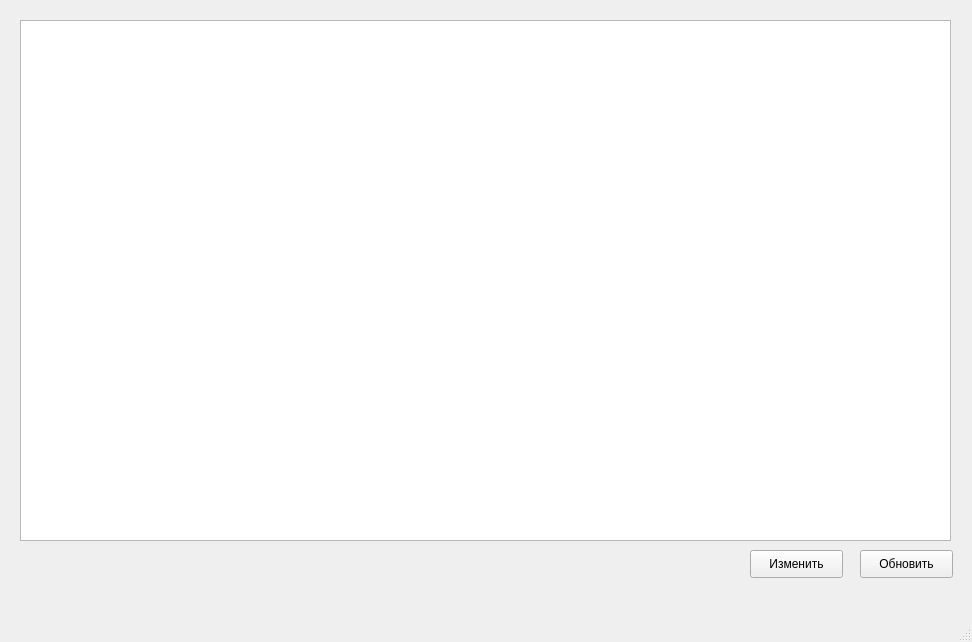
<?xml version="1.0" encoding="UTF-8"?>
<ui version="4.0">
 <class>MainWindow</class>
 <widget class="QMainWindow" name="MainWindow">
  <property name="geometry">
   <rect>
    <x>0</x>
    <y>0</y>
    <width>972</width>
    <height>642</height>
   </rect>
  </property>
  <property name="windowTitle">
   <string>MainWindow</string>
  </property>
  <widget class="QWidget" name="centralwidget">
   <widget class="QTableWidget" name="table">
    <property name="geometry">
     <rect>
      <x>20</x>
      <y>20</y>
      <width>931</width>
      <height>521</height>
     </rect>
    </property>
   </widget>
   <widget class="QPushButton" name="btn">
    <property name="geometry">
     <rect>
      <x>860</x>
      <y>550</y>
      <width>93</width>
      <height>28</height>
     </rect>
    </property>
    <property name="text">
     <string>Обновить</string>
    </property>
   </widget>
   <widget class="QPushButton" name="btn_edit">
    <property name="geometry">
     <rect>
      <x>750</x>
      <y>550</y>
      <width>93</width>
      <height>28</height>
     </rect>
    </property>
    <property name="text">
     <string>Изменить</string>
    </property>
   </widget>
  </widget>
  <widget class="QMenuBar" name="menubar">
   <property name="geometry">
    <rect>
     <x>0</x>
     <y>0</y>
     <width>972</width>
     <height>26</height>
    </rect>
   </property>
  </widget>
  <widget class="QStatusBar" name="statusbar"/>
 </widget>
 <resources/>
 <connections/>
</ui>
